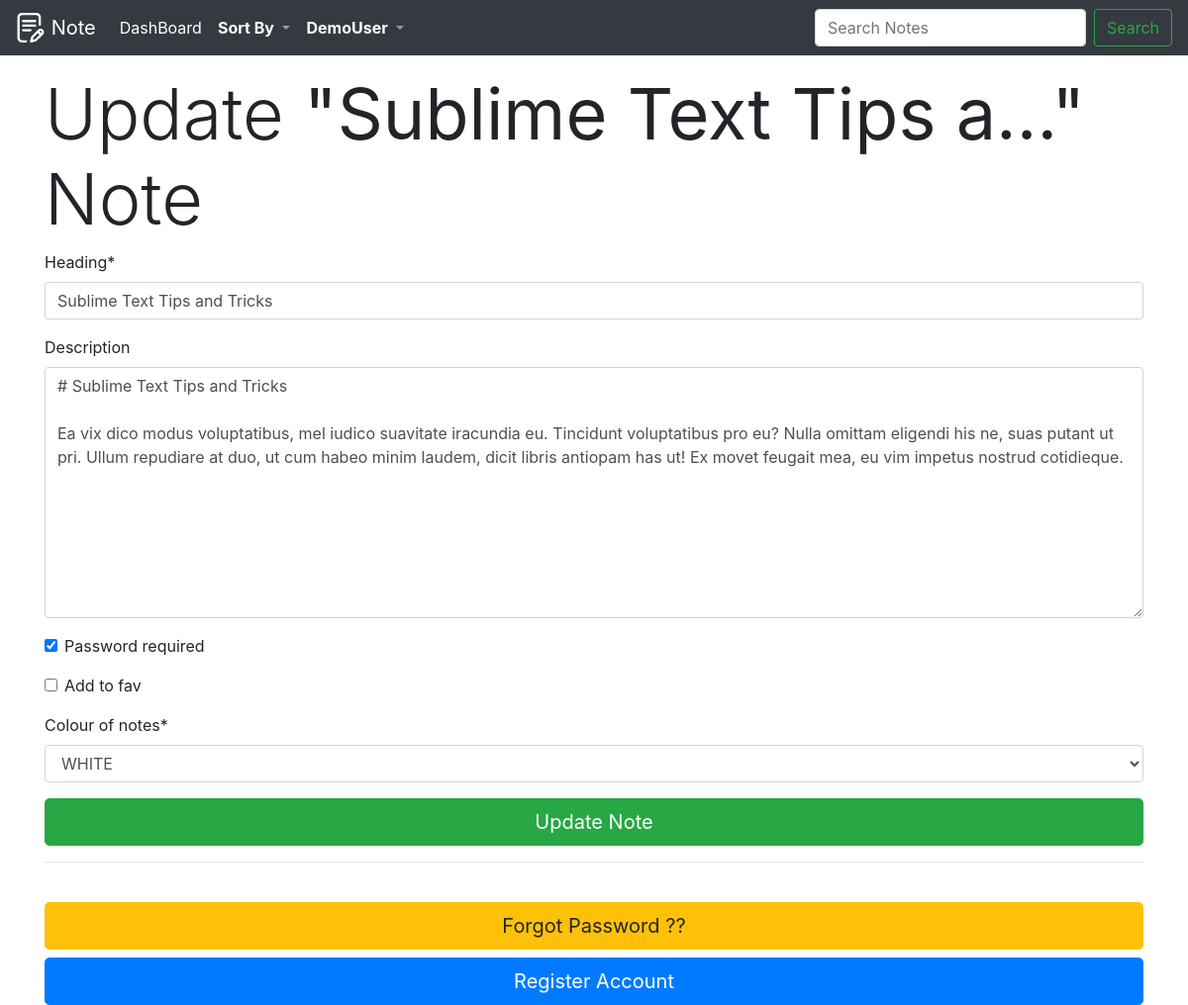
The app's page /note/update/6c24b5b7-8f3f-44d4-b46c-eb00cdddd226/ (signed in) with its own data.
### notes/models.py (models this page shows, shortened)
class Note(models.Model):
    id=models.UUIDField(primary_key=True,
                    default=uuid.uuid4,
                    editable=False,
                    db_index=True,)
    category = models.ForeignKey(Category, verbose_name="Category",on_delete=models.CASCADE,blank=True)
    heading=models.CharField(max_length=70,blank=False)
    description =models.TextField(blank=True)
    password_required = models.BooleanField(default=False)
    add_to_fav = models.BooleanField(default=False)
    colour_of_notes = models.CharField(
        max_length=9,
        choices=COLOURS_CHOICES,
        default='white',
    )
    author=models.ForeignKey(User,on_delete=models.CASCADE)
    created =models.DateTimeField(auto_now_add=True)
    updated=models.DateTimeField(auto_now=True)
    class Meta:
        get_latest_by='created'
        ordering=('updated',)

### notes/views.py (the view)
# urls.py: path('note/update/<uuid:pk>/',NoteUpdateView,name='note_update'),
@login_required
def NoteUpdateView(request,pk):
	obj = get_object_or_404(Note, id = pk)
	form = NoteForm(request.POST or None, instance = obj)
	if form.is_valid(): #send form
		cd=form.cleaned_data
		if cd.get('password_required') or  (obj.password_required):
			item_dict['update_the_note']=[form,pk]
			request.session['allow_if_password_is_confirm']=False
			return redirect('check_password')
		else:
			form.save()
			messages.success(request, f'''Note <a href="{reverse('note_update',args=[str(obj.pk)])}" class="alert-link">"{obj.heading}"</a> successfully Updated''')
			return redirect(Note.objects.filter(author=request.user).get(id=pk).get_absolute_url())
	else:#want form
		if (not obj.password_required) or request.session.get('allow_if_password_is_confirm'):
			return render(request,'noteshtmls/note_update.html',{'form':form,'object':obj})
		elif (obj.password_required):
			request.session['allow_if_password_is_confirm']=False
			item_dict['allow_update_form']=obj.pk
			return redirect('check_password')

### notes/forms.py
class NoteForm(forms.ModelForm):
	class Meta:
		exclude=['author','category']
		model = Note

### notes/templates/noteshtmls/note_update.html (shortened to what this page needs)
{% extends "base.html" %}
{% load crispy_forms_tags %}
{% block content %}
	<h5 class="display-3">Update <b>"{{ object.heading|truncatechars:20 }}"</b> Note </h5>
	<div>
		<form method="POST" action="" >{% csrf_token %}
			{{ form|crispy }}
			<input type="submit" class="btn btn-block btn-success btn-lg" name="submit" value="Update Note" id="submit">
		</form>
	</div>
	<hr>
	<br>
	  <a type="button" href="{% url 'password_reset' %}"  class="btn btn-warning btn-lg btn-block">Forgot Password ??</a>
	  <a type="button" href="{% url 'register' %}"  class="btn btn-primary btn-lg btn-block">Register Account</a>
{% endblock %}

### templates/navi.html (shortened to what this page needs)
{% load static %}
{% block nav %}
  <nav class="navbar navbar-icon-top navbar-expand-lg navbar-dark bg-dark" style="position: fixed;width: 100%">
    <a class="navbar-brand" href="{% url 'intropage' %}">
    	<img src="{% static 'images/logo.svg' %}" alt="Notes Logo" width="30" height="30" class="d-inline-block align-top">
      Note
    </a>
{% if request.user.is_authenticated %}
    <div class="collapse navbar-collapse" id="navbarsExampleDefault">
      <ul class="navbar-nav mr-auto">
        <li class="nav-item active">
          <a class="nav-link" href="{% url 'dashboard' %}">
            DashBoard
            </a>
        </li>
       <li class="nav-item dropdown">
          <a class="nav-link dropdown-toggle" href="#" id="navbarDropdown" role="button" data-toggle="dropdown" aria-haspopup="true" aria-expanded="false">
            <b style="color: white">Sort By</b>
          </a>
      </div>
        <li class="nav-item dropdown">
          <a class="nav-link dropdown-toggle" href="#" id="navbarDropdown" role="button" data-toggle="dropdown" aria-haspopup="true" aria-expanded="false">
            <b style="color: white">{{ user.username }} </b>
          </a>
        </li>
      <form class="form-inline my-2 my-lg-0" action="{% url 'search_results' %}" method="get">
        <input class="form-control mr-sm-2" name="q" type="text" placeholder="Search Notes" aria-label="Search">
        <button class="btn btn-outline-success my-2 my-sm-0" type="submit">Search</button>
      </form>
{% endif %}
  </nav>
{% endblock nav %}

### notes_app/static/css/base.css (style rules this page uses)
a { text-decoration: none !important; }
nav { z-index: 1 !important; }

### records on screen
Note: heading "Sublime Text Tips a…", heading "Sublime Text Tips and Tricks", description "# Sublime Text Tips and Tricks Ea vix dico modus voluptatibus, mel iudico suavitate iracundia eu. Tincidunt voluptatibus pro eu? Nulla omittam eligendi his ne, suas putant ut pri. Ullum repudiare at duo, ut cum habeo minim laudem, dicit libris antiopam has ut! Ex movet feugait mea, eu vim impetus nostrud cotidieque.", password_required "☑", colour_of_notes "WHITE"

### other values on screen
{{ user.username }} "DemoUser"
